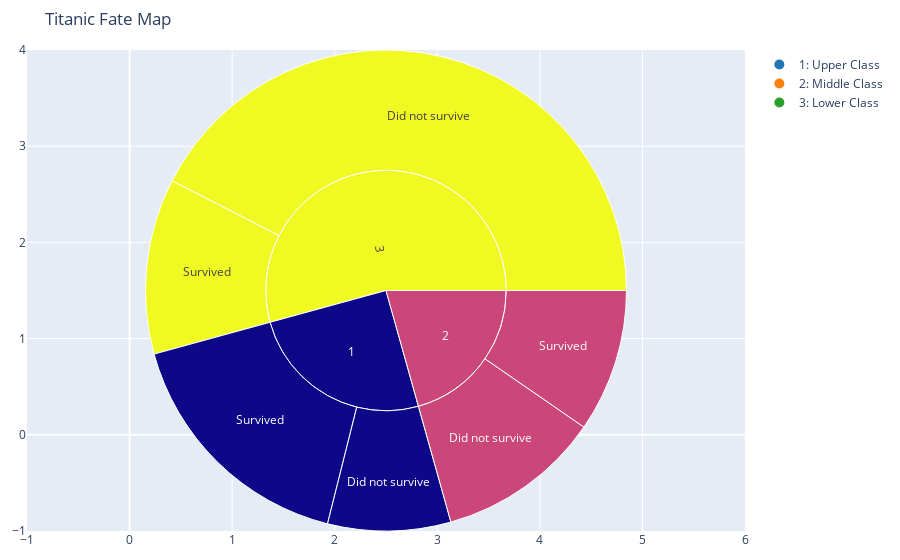

The code cell stored with this chart in its notebook:
### Code cell
import plotly.express as px
import plotly.graph_objects as go

# Create a new column to represent survival status as a string
titanic['Survival Status'] = titanic['Survived'].map({0: 'Did not survive', 1: 'Survived'})

# Define a custom color map for the classes
color_map = {
    1: '#1f77b4',  # Blue for Upper Class
    2: '#ff7f0e',  # Orange for Middle Class
    3: '#2ca02c'   # Green for Lower Class
}

# Create the sunburst chart
fig = px.sunburst(
    titanic_df,
    path=['Pclass', 'Survival Status'],
    values='PassengerId',  # Assuming 'PassengerId' is unique for each passenger
    color='Pclass',
    color_discrete_map=color_map,
    title='Titanic Fate Map'
)

# Add custom legend
fig.add_trace(go.Scatter(
    x=[None], y=[None],
    mode='markers',
    marker=dict(size=10, color=color_map[1]),
    legendgroup='1',
    showlegend=True,
    name='1: Upper Class'
))

fig.add_trace(go.Scatter(
    x=[None], y=[None],
    mode='markers',
    marker=dict(size=10, color=color_map[2]),
    legendgroup='2',
    showlegend=True,
    name='2: Middle Class'
))

fig.add_trace(go.Scatter(
    x=[None], y=[None],
    mode='markers',
    marker=dict(size=10, color=color_map[3]),
    legendgroup='3',
    showlegend=True,
    name='3: Lower Class'
))

# Update layout for better readability
fig.update_layout(
    margin=dict(t=50, l=25, r=25, b=25),
    coloraxis_showscale=False,  # Remove color scale bar
    showlegend=True
)

# Show the plot
fig.show()

### Figure 1 — Plotly figure (JSON) as saved in the notebook; plotly's stock layout.template omitted (floating-point values rounded to 4 significant figures)
{"data": [{"branchvalues": "total", "customdata": [[1], [2], [3], [1], [2], [3], [1], [2], [3]], "domain": {"x": [0, 1], "y": [0, 1]}, "hovertemplate": "labels=%{label}<br>PassengerId=%{value}<br>parent=%{parent}<br>id=%{id}<br>Pclass=%{color}<extra></extra>", "ids": ["1/Did not survive", "2/Did not survive", "3/Did not survive", "1/Survived", "2/Survived", "3/Survived", "1", "2", "3"], "labels": ["Did not survive", "Did not survive", "Did not survive", "Survived", "Survived", "Survived", "1", "2", "3"], "marker": {"coloraxis": "coloraxis", "colors": [1, 2, 3, 1, 2, 3, 1, 2, 3]}, "name": "", "parents": ["1", "2", "3", "1", "2", "3", "", "", ""], "type": "sunburst", "values": [32824, 43856, 168732, 66881, 38200, 46893, 99705, 82056, 215625]}, {"legendgroup": "1", "marker": {"color": "#1f77b4", "size": 10}, "mode": "markers", "name": "1: Upper Class", "showlegend": true, "type": "scatter", "x": [null], "y": [null]}, {"legendgroup": "2", "marker": {"color": "#ff7f0e", "size": 10}, "mode": "markers", "name": "2: Middle Class", "showlegend": true, "type": "scatter", "x": [null], "y": [null]}, {"legendgroup": "3", "marker": {"color": "#2ca02c", "size": 10}, "mode": "markers", "name": "3: Lower Class", "showlegend": true, "type": "scatter", "x": [null], "y": [null]}], "layout": {"autosize": true, "coloraxis": {"colorbar": {"title": {"text": "Pclass"}}, "colorscale": [[0, "#0d0887"], [0.1111, "#46039f"], [0.2222, "#7201a8"], [0.3333, "#9c179e"], [0.4444, "#bd3786"], [0.5556, "#d8576b"], [0.6667, "#ed7953"], [0.7778, "#fb9f3a"], [0.8889, "#fdca26"], [1, "#f0f921"]], "showscale": false}, "legend": {"tracegroupgap": 0}, "margin": {"b": 25, "l": 25, "r": 25, "t": 50}, "showlegend": true, "title": {"text": "Titanic Fate Map"}, "xaxis": {"autorange": true, "range": [-1, 6]}, "yaxis": {"autorange": true, "range": [-1, 4]}}}
